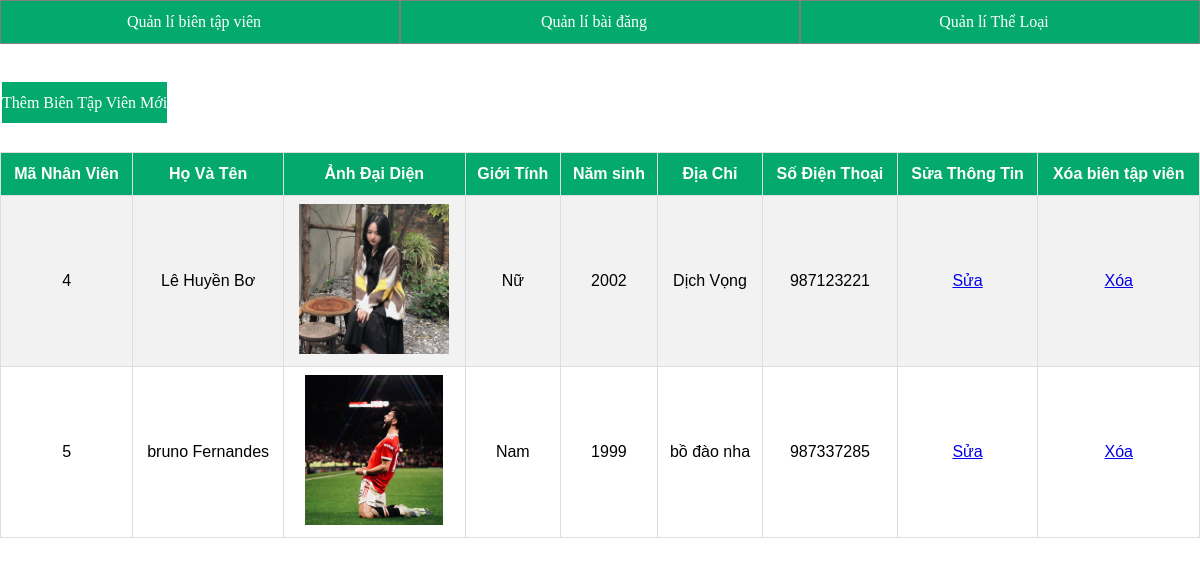
The page /admin/staff/index.php on the database its author committed.
### tables this page shows
CREATE TABLE `staff` (
  `id` int NOT NULL,
  `name` varchar(200) NOT NULL,
  `sex` varchar(20) NOT NULL,
  `date` int NOT NULL,
  `email` varchar(200) NOT NULL,
  `password` varchar(500) NOT NULL,
  `avatar` varchar(500) NOT NULL,
  `phone_number` int NOT NULL,
  `address` varchar(200) NOT NULL
);

### admin/staff/index.php (the view, shortened to what this page needs)
<!DOCTYPE html>
<html lang="en">
<head>
    <link rel="stylesheet" href="style.css">
</head>
<body>
    <?php
        include '../connect.php';
        require '../features_of_admin.php';
        $sql = "select * from staff";
        $result = mysqli_query($connect, $sql);
    ?>
    <a class="add" href="./insert_form.php">Thêm Biên Tập Viên Mới</a>
    <table id="customers">
        <tr>
            <th>Mã Nhân Viên</th>
            <th>Họ Và Tên</th>
            <th>Ảnh Đại Diện</th>
            <th>Giới Tính</th>
            <th>Năm sinh</th>
            <th>Địa Chỉ</th>
            <th>Số Điện Thoại</th>
            <th>Sửa Thông Tin</th>
            <th>Xóa biên tập viên</th>
        </tr>
        <?php foreach ($result as $each): ?>
        <tr>
            <td><?php echo $each['id'] ?></td>
            <td><?php echo $each['name'] ?></td>
            <td>
                <img src="<?php echo $each['avatar'] ?>" alt="Ảnh đại diện của nhân viên" height="150px">
            </td>
            <td>
                <?php echo $each['sex'] ?>
            </td>
            <td><?php echo $each['date'] ?></td>
            <td><?php echo $each['address'] ?></td>
            <td><?php echo $each['phone_number'] ?></td>
            <td>
                <a href="update_form.php?id=<?php echo $each['id'] ?>">Sửa</a>
            </td>
            <td>
                <a href="delete.php?id=<?php echo $each['id'] ?>">Xóa</a>
            </td>
        </tr>
        <?php endforeach ?>
    </table>
</body>
</html>

### admin/features_of_admin.php
<ul class="ql_nav">
    <li>
        <a href="../staff">Quản lí biên tập viên</a>
    </li>
    <li>
        <a href="../news">Quản lí bài đăng</a>
    </li>
    <li>
        <a href="../categories">Quản lí Thể Loại</a>
    </li>
</ul>

### admin/staff/style.css (style rules this page uses)
* { margin: 0; padding: 0; border: 0; }
#customers { font-family: Arial, Helvetica, sans-serif; border-collapse: collapse; width: 100%; margin-top: 40px; }
#customers td, #customers th { border: 1px solid #ddd; padding: 8px; text-align: center; }
#customers tr:nth-child(even) { background-color: #f2f2f2; }
#customers th { padding-top: 12px; padding-bottom: 12px; text-align: left; background-color: #04AA6D; color: white; text-align: center; }
.ql_nav { display: flex; margin-bottom: 50px; }
.ql_nav li { list-style-type: none; width: 34%; text-align: center; border: 1px solid gray; background-color: #04AA6D; padding-top: 12px; padding-bottom: 12px; padding-right: 12px }
.ql_nav li a { text-decoration: none; color: white; }
.add { text-decoration: none; padding-top: 12px; padding-bottom: 12px; text-align: left; background-color: #04AA6D; color: white; margin: 2px; }

### admin/staff/index.php (style rules this page uses)
* { margin: 0; padding: 0; border: 0; }
#customers { font-family: Arial, Helvetica, sans-serif; border-collapse: collapse; width: 100%; margin-top: 40px; }
#customers td, #customers th { border: 1px solid #ddd; padding: 8px; text-align: center; }
#customers tr:nth-child(even) { background-color: #f2f2f2; }
#customers th { padding-top: 12px; padding-bottom: 12px; text-align: left; background-color: #04AA6D; color: white; text-align: center; }
.ql_nav { display: flex; margin-bottom: 50px; }
.ql_nav li { list-style-type: none; width: 34%; text-align: center; border: 1px solid gray; background-color: #04AA6D; padding-top: 12px; padding-bottom: 12px; padding-right: 12px }
.ql_nav li a { text-decoration: none; color: white; }
.add { text-decoration: none; padding-top: 12px; padding-bottom: 12px; text-align: left; background-color: #04AA6D; color: white; margin: 2px; }

### rows shown on the page
staff: id "4", name "Lê Huyền Bơ", avatar (picture), sex "Nữ", date "2002", address "Dịch Vọng", phone_number "987123221"
staff: id "5", name "bruno Fernandes", avatar (picture), sex "Nam", date "1999", address "bồ đào nha", phone_number "987337285"
